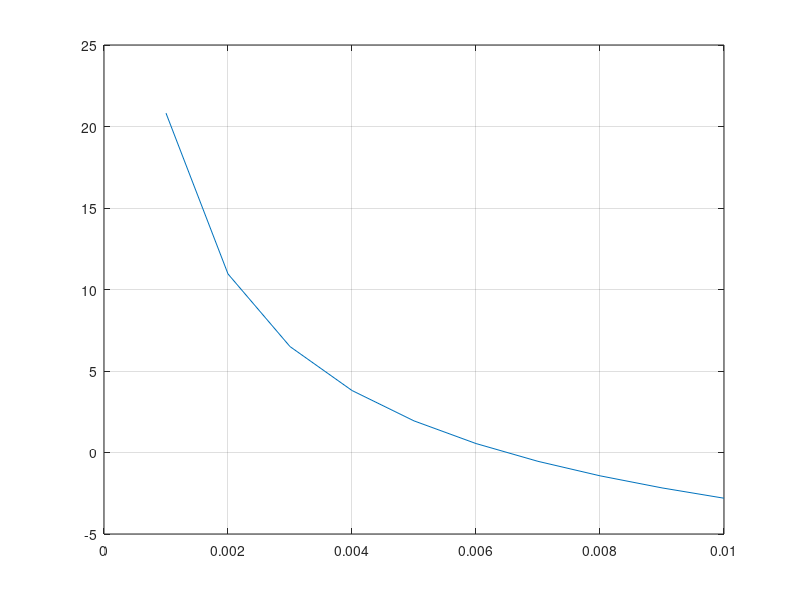

The MATLAB script that drew this image: (Note: this script raises an error after producing the figure.)
Re = 20000;
Karman = @(f) 1/sqrt(f) - 4 .* log10 (Re .* sqrt(f) ) + 0.4


f = 0.001:0.001:0.01;
y = 1 ./ sqrt(f) - 4 .* log10 (Re .* sqrt(f) ) + 0.4;
plot(f,y);
grid;

b = Bisection_1505080(Karman , 0.001, 0.01, 0.5, 100);
fprintf('Value of f from Bisection Method = %i\n', b)

fp = FalsePosition_1505080(Karman , 0.001, 0.01, 0.5, 100);
fprintf('Value of f from False Position Method = %i\n', fp)

